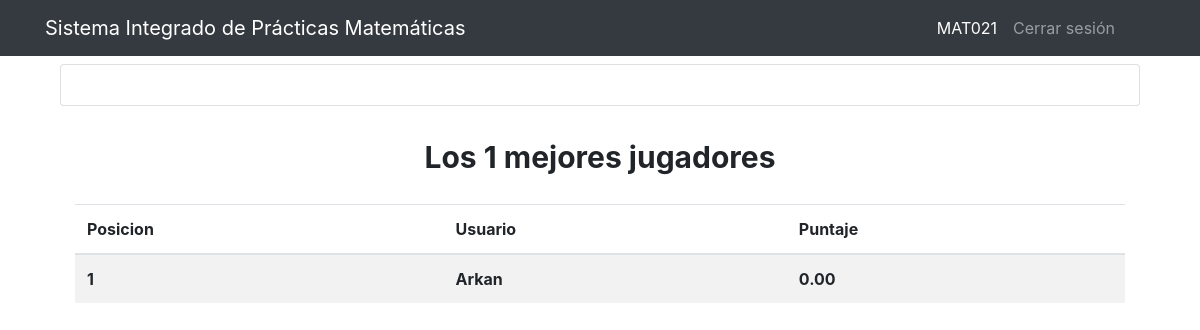
The page /SIPMapp/tablero/ on the database as committed earlier.
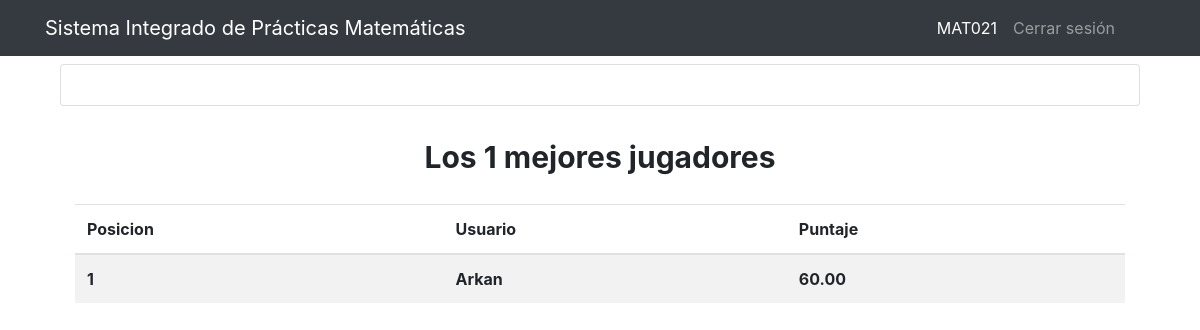
The same page on the database as committed later.
### SIPMapp/models.py (models this page shows, shortened)
class QuizUsuario(models.Model):
	usuario = models.OneToOneField(User, on_delete=models.CASCADE)
	puntaje_total = models.DecimalField(verbose_name='Puntaje Total', default=0, decimal_places=2, max_digits=10)

### SIPMapp/views.py (the view)
# urls.py: path('tablero/',views.tablero, name = 'tablero'),
def tablero(request):
	total_usaurios_quiz = QuizUsuario.objects.order_by('-puntaje_total')[:10]
	contador = total_usaurios_quiz.count()
	context = {
		'usuario_quiz':total_usaurios_quiz,
		'contar_user':contador
	}
	return render(request, 'cuestionarios/tablero.html', context)

### SIPMapp/templates/cuestionarios/tablero.html (shortened to what this page needs)
<!doctype html>
<html lang="en">
  <head>
    <link rel="stylesheet" href="https://stackpath.bootstrapcdn.com/bootstrap/4.1.3/css/bootstrap.min.css">
  </head>
  <body>
    <h1>MAT021 - Inicial</h1>
<nav class="navbar header-top fixed-top navbar-expand-lg  navbar-dark bg-dark">
  <div class="container">
    <a class="navbar-brand" href="#">Sistema Integrado de Prácticas Matemáticas</a>
    <div class="collapse navbar-collapse" id="navbarResponsive">
      <ul class="navbar-nav ml-auto">
        <li class="nav-item active">
          <a class="nav-link" href="#">MAT021
              </a>
        </li>
        <li class="nav-item">
          <a class="nav-link" href="#">Cerrar sesión</a>
        </li>
        <li class="nav-item">
          <a class="nav-link" href="#"></a>
        </li>
        <li class="nav-item">
          <a class="nav-link" href="#"></a>
        </li>
      </ul>
    </div>
  </div>
</nav>
<!doctype html>
<html lang="es-MX">
<head>
    <link rel="stylesheet" href="https://stackpath.bootstrapcdn.com/bootstrap/4.3.0/css/bootstrap.min.css"
>
</head>
<body>
    <div class="container">
        <div class="row">
            <div class="col">
                <div class="container-fluid">
                    <div class="row">
                  <div class="col">
                    <div class="card">
                      <div class="card-body">
        </div>
    </div>
{% block contenido %}
<div class="container">
	<h1 class="text-center my-4">
		<span class="badge badge">
			Los {{contar_user}} mejores jugadores
		</span>
	</h1>
	<table class="table table-striped table-bodered">
		<thead>
			<tr>
				<th>Posicion</th>
				<th>Usuario</th>
				<th>Puntaje</th>
			</tr>
		</thead>
		<tbody>
			{% for user_quiz in usuario_quiz %}
				<tr>
					<th>{{forloop.counter}}</th>
					<th>{{user_quiz.usuario.username}}</th>
					<th>{{user_quiz.puntaje_total}}</th>
				</tr>
			{% endfor %}
		</tbody>
	</table>
</div>
{% endblock %}

Rows that differ between the two databases and show on the page:
changed QuizUsuario "Arkan": puntaje_total "0.00" → "60.00"
